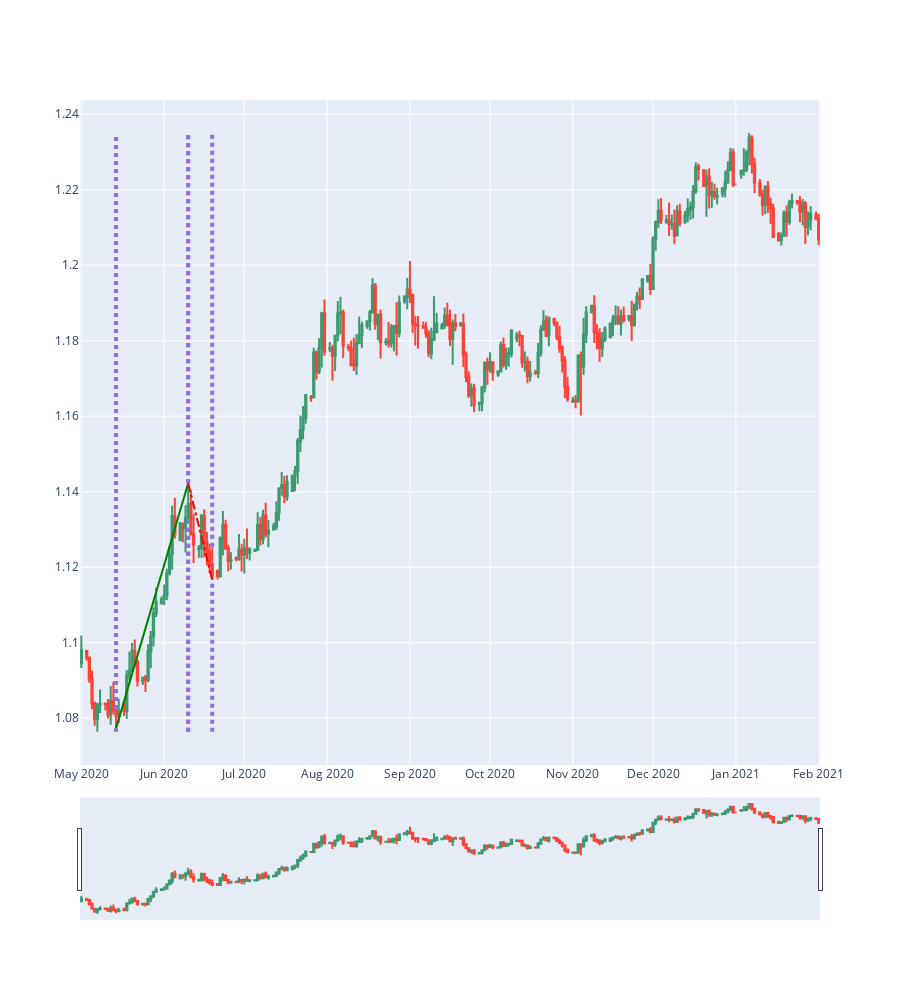

Source (notebook cell):
### Code cell
candle_chart(zoom_df).add_marker(SW1_candle).add_marker(EW1_candle).add_wave_from_point(SW1_point,SW2_point)\
                     .add_marker(SW2_candle).add_marker(EW2_candle).add_wave_from_point(SW2_point,EW2_point,main_wave=False)\
                     .show()

### Figure 1 — Plotly figure (JSON) as saved in the notebook; plotly's stock layout.template omitted (floating-point values rounded to 4 significant figures; data arrays with more than 128 entries replaced by an {"elided": "..."} marker saying what was removed)
{"data": [{"close": {"elided": "237 float values"}, "high": {"elided": "237 float values"}, "low": {"elided": "237 float values"}, "open": {"elided": "237 float values"}, "type": "candlestick", "x": {"elided": "237 str values"}}], "layout": {"height": 1000, "shapes": [{"line": {"color": "MediumPurple", "dash": "dot", "width": 4}, "type": "line", "x0": "2020-05-14T00:00:00", "x1": "2020-05-14T00:00:00", "y0": 1.076, "y1": 1.077}, {"line": {"color": "MediumPurple", "dash": "dot", "width": 4}, "type": "line", "x0": "2020-05-14T00:00:00", "x1": "2020-05-14T00:00:00", "y0": 1.082, "y1": 1.235}, {"line": {"color": "MediumPurple", "dash": "dot", "width": 4}, "type": "line", "x0": "2020-06-10T00:00:00", "x1": "2020-06-10T00:00:00", "y0": 1.076, "y1": 1.132}, {"line": {"color": "MediumPurple", "dash": "dot", "width": 4}, "type": "line", "x0": "2020-06-10T00:00:00", "x1": "2020-06-10T00:00:00", "y0": 1.142, "y1": 1.235}, {"line": {"color": "Green", "dash": "solid", "width": 2}, "type": "line", "x0": "2020-05-14T00:00:00", "x1": "2020-06-10T00:00:00", "y0": 1.077, "y1": 1.142}, {"line": {"color": "MediumPurple", "dash": "dot", "width": 4}, "type": "line", "x0": "2020-06-10T00:00:00", "x1": "2020-06-10T00:00:00", "y0": 1.076, "y1": 1.132}, {"line": {"color": "MediumPurple", "dash": "dot", "width": 4}, "type": "line", "x0": "2020-06-10T00:00:00", "x1": "2020-06-10T00:00:00", "y0": 1.142, "y1": 1.235}, {"line": {"color": "MediumPurple", "dash": "dot", "width": 4}, "type": "line", "x0": "2020-06-19T00:00:00", "x1": "2020-06-19T00:00:00", "y0": 1.076, "y1": 1.117}, {"line": {"color": "MediumPurple", "dash": "dot", "width": 4}, "type": "line", "x0": "2020-06-19T00:00:00", "x1": "2020-06-19T00:00:00", "y0": 1.125, "y1": 1.235}, {"line": {"color": "Red", "dash": "dashdot", "width": 2}, "type": "line", "x0": "2020-06-10T00:00:00", "x1": "2020-06-19T00:00:00", "y0": 1.142, "y1": 1.117}], "yaxis": {"fixedrange": false}}}
